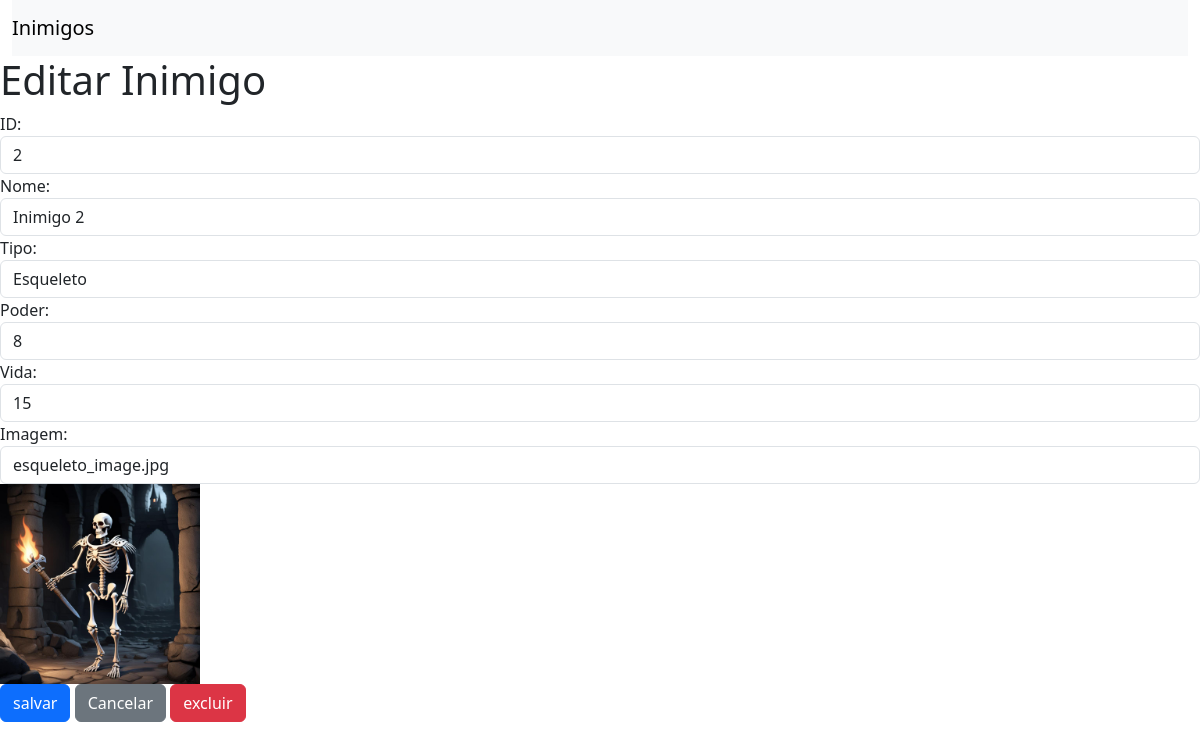
/enemy/2, run on an earlier commit of the app's database.
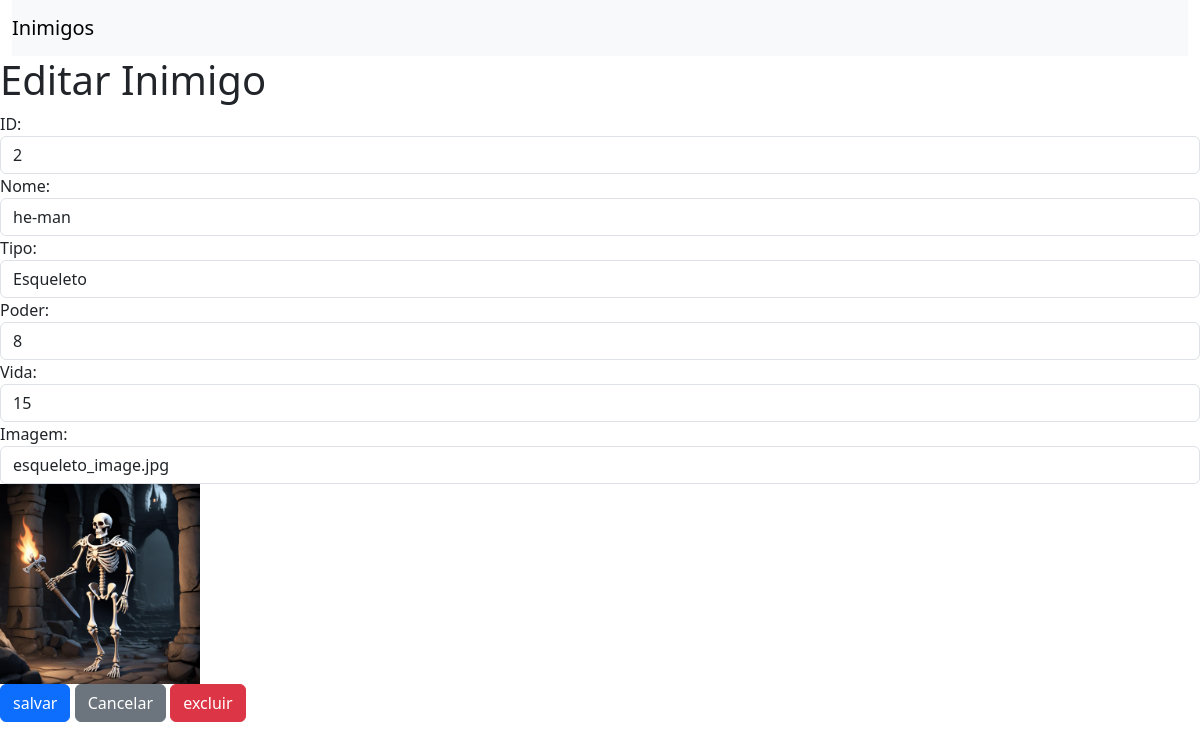
And on a later commit of the database.
### tables this page shows
CREATE TABLE "inimigo" (
	"id_inimigo"	INTEGER,
	"nome_inimigo"	TEXT,
	"tipo_inimigo"	TEXT,
	"poder_inimigo"	INTEGER,
	"vida_inimigo"	INTEGER,
	"imagem_inimigo"	TEXT,
	PRIMARY KEY("id_inimigo" AUTOINCREMENT)
);

### app.py (the view)
@app.route("/enemy/<int:id>", methods=["GET"])
def exibir_inimigo(id):
    id, nome, tipo, poder, vida, imagem = dados.retornar_inimigo(id)
    return render_template(
        "editar_inimigo.html",
        id=id,
        nome=nome,
        tipo=tipo,
        vida=vida,
        poder=poder,
        imagem=imagem,
    )

### dados.py (called while the page is built)
def retornar_inimigo(id: int):
    try:
        if id == 0:
            return gerar_id(), "", "", "", "", ""
        conn = sqlite3.connect("inimigos.db")
        cursor = conn.cursor()
        sql_select = "SELECT * FROM inimigo WHERE id_inimigo = ?"
        cursor.execute(sql_select, (id,))
        id, nome, tipo, poder, vida, imagem = cursor.fetchone()
        conn.close()
        return id, nome, tipo, poder, vida, imagem
    except:
        return False

### templates/editar_inimigo.html (shortened to what this page needs)
<!DOCTYPE html>
<html lang="pt-br">
<head>
  <link rel="stylesheet" href="{{ url_for('static', filename='css/bootstrap.min.css') }}">
</head>
<body>
    <div class="container-fluid">
      <nav class="navbar navbar-expand-lg navbar-light bg-light">
        <a class="navbar-brand" href="{{ url_for('listar_inimigos') }}">Inimigos</a>
      </nav>
    </div>
    <h1>Editar Inimigo</h1>
    <form method="POST" enctype="multipart/form-data" action="" class="needs-validation" data-toggle="validator">
      <div class="form-group">
        <label for="id">ID:</label>
        <input type="number" class="form-control" id="id" name="id" value="{{ id }}" required>
      </div>
      <div class="form-group">
        <label for="nome">Nome:</label>
        <input type="text" class="form-control" id="nome" name="nome" value="{{ nome }}" required>
      </div>
      <div class="form-group">
        <label for="tipo">Tipo:</label>
        <input type="text" class="form-control" id="tipo" name="tipo" value="{{ tipo }}" required>
      </div>
      <div class="form-group">
        <label for="poder">Poder:</label>
        <input type="number" class="form-control" id="poder" name="poder" value="{{ poder }}" required>
      </div>
      <div class="form-group">
        <label for="vida">Vida:</label>
        <input type="number" class="form-control" id="vida" name="vida" value="{{ vida }}" required>
      </div>
      <div class="form-group">
        <label for="imagem">Imagem:</label>
        <input type="text" class="form-control" id="imagem" name="imagem" value="{{ imagem }}">
        {% if imagem %}
        <img src="{{ url_for('static', filename='images/enemies/' + imagem) }}" style="max-width: 200px; max-height: 200px;">
        {% endif %}
      </div>
      <input type="submit" class="btn btn-primary" name="salvar" value="salvar">
      <a href="#" class="btn btn-secondary">Cancelar</a>
      <input type="submit" class="btn btn-danger" name="excluir" value="excluir">
    </form>
</body>
</html>

What changed in the data, as far as the page shows it:
changed inimigo "Esqueleto": nome "Inimigo 2" → "he-man"
